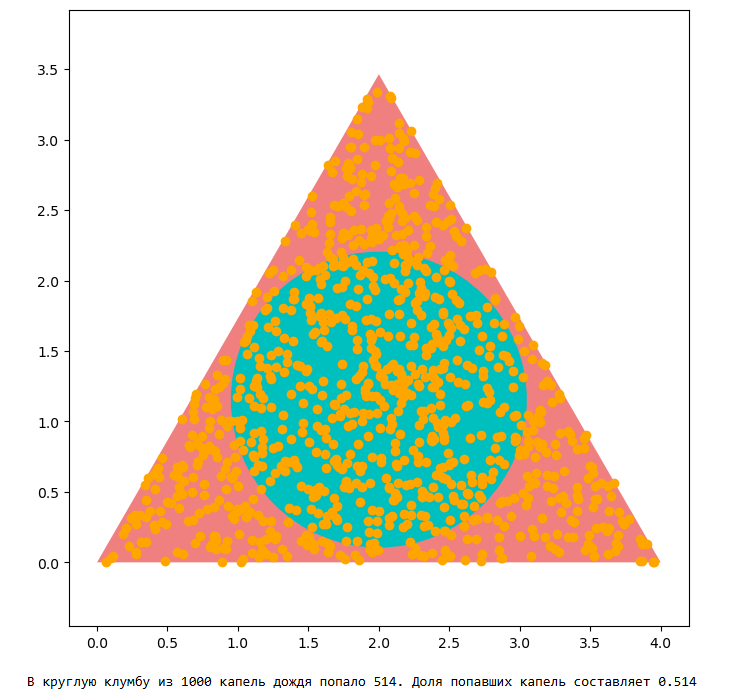

Write the Python code that produced this figure.
import matplotlib.pyplot as plt
from matplotlib.patches import Circle, Rectangle, Polygon
import numpy as np

def is_point_in_triangle(x, y, vertices):
    x1, y1 = vertices[0]
    x2, y2 = vertices[1]
    x3, y3 = vertices[2]
    
    inside = (y2 - y3) * (x1 - x3) + (x3 - x2) * (y1 - y3)
    a = ((y2 - y3) * (x - x3) + (x3 - x2) * (y - y3)) / inside
    b = ((y3 - y1) * (x - x3) + (x1 - x3) * (y - y3)) / inside
    c = 1 - a - b
    
    return 0 <= a <= 1 and 0 <= b <= 1 and 0 <= c <= 1

def rain(size):
    triangle_side = 4
    triangle_height = triangle_side * np.sqrt(3) / 2
    triangle_area = (triangle_side * triangle_height) / 2
    circle_area = triangle_area / 2
    R = np.sqrt(circle_area / np.pi)
    vertices = np.array([
        [triangle_side / 2, triangle_height], #верхняя вершина
        [0, 0],# левая нижняя
        [triangle_side, 0] #правая вершина
    ])

    x0, y0 = triangle_side / 2, triangle_height / 3
    
    
    fig, ax = plt.subplots(figsize=(8, 8))
    plt.axis('equal')
    ax.add_patch(Polygon(vertices,facecolor='lightcoral'))
    ax.add_patch(Circle((x0, y0), R, facecolor='c'))
    
    X, Y = [], []
    while len(X) < size:
        x_candidate = np.random.uniform(0, triangle_side)
        y_candidate = np.random.uniform(0, triangle_height)
        if is_point_in_triangle(x_candidate, y_candidate, vertices):
            X.append(x_candidate)
            Y.append(y_candidate)
    
    X = np.array(X)
    Y = np.array(Y)
    
    plt.scatter(X, Y, marker='o', c='orange')
    
    inside = len([d for d in (X - x0)**2 + (Y - y0)**2 if d <= R**2])
    prob = inside / size
    
    plt.show()
    print(f'В круглую клумбу из {size} капель дождя попало {inside}. Доля попавших капель составляет {prob}')

rain(1000)
